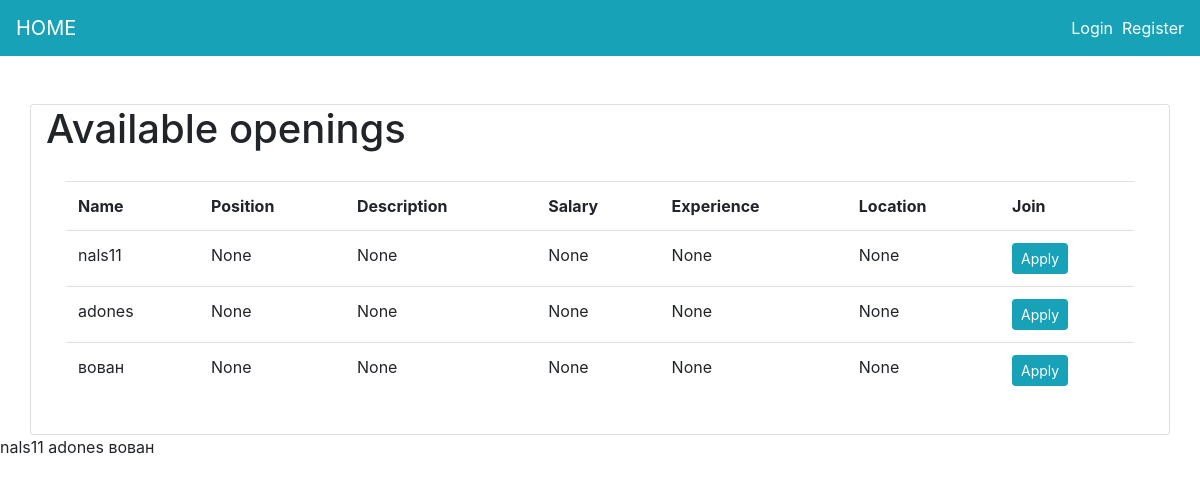
The page / on the database its author committed.
### OpportunityMan/models.py (models this page shows, shortened)
class Company(models.Model):
    user = models.OneToOneField(User, null=True, on_delete=models.CASCADE)
    name = models.CharField(max_length=200, null=True)
    position = models.CharField(max_length=200, null=True)
    description = models.CharField(max_length=2000, null=True)
    salary = models.IntegerField(null=True)
    experience = models.IntegerField(null=True)
    Location = models.CharField(max_length=2000, null=True)

### OpportunityMan/views.py (the view)
# urls.py: 2. Add a URL to urlpatterns:  path('', views.home, name='home')
def home(request):
    if request.user.is_authenticated:
        candidates = Candidates.objects.filter(company__name=request.user.username)
        context = {
            'candidates': candidates,
        }
        return render(request, 'bidder.html', context)
    else:
        companies = Company.objects.all()
        context = {
            'companies': companies,
        }
        return render(request, 'seeker.html', context)

### OpportunityMan/templates/seeker.html
{% extends 'main.html' %}
{% load static%}
{% block content %}
<div class="container card">
    <h1>Available openings</h1>
    <div class="card-body">
        <table class="table table-hover">
            <tr>
                <th>Name</th>
                <th>Position</th>
                <th>Description</th>
                <th>Salary</th>
                <th>Experience</th>
                <th>Location</th>
                <th>Join</th>
            </tr>
            {% for c in companies %}
                <tr>
                    <td>{{c.name}}</td>
                    <td>{{c.position}}</td>
                    <td>{{c.description}}</td>
                    <td>{{c.salary}}</td>
                    <td>{{c.experience}}</td>
                    <td>{{c.Location}}</td>
                    <td><a href="{% url 'apply' %}" class="btn btn-info btn-sm" type="submit">Apply</a></td>
                </tr>
            {% endfor %}
        </table>
    </div>
</div>
        {% for c in companies %}
            {{c.name}}
        {% endfor %}
{% endblock %}

### OpportunityMan/templates/main.html (shortened to what this page needs)
<!DOCTYPE html>
<html lang="en">
<head>
    <link rel="stylesheet" href="https://stackpath.bootstrapcdn.com/bootstrap/4.5.0/css/bootstrap.min.css" >
</head>
<body>
    {% include 'navbar.html' %}
    <br>
	<br>
    {%block content%}
    {% endblock %}
</body>
</html>

### OpportunityMan/templates/navbar.html (shortened to what this page needs)
<head>
  </head>
  <nav class="navbar navbar-expand-lg navbar-dark bg-info">
      <a class="navbar-brand" href="{% url 'home' %}">HOME</a>
      {% if request.user.is_authenticated %}
      <span class="user">Hello, {{request.user}}  &nbsp;</span>
      <span ><a  class="user btn btn-info" href ="{% url 'logout' %}"> Logout</a></span>
      {% else %}
          <span ><a class="user" href="{% url 'login' %}">Login</a></span>&nbsp;&nbsp;
          <span ><a class="user" href="{% url 'register' %}">Register</a></span>
      {% endif  %}
    </nav>

### OpportunityMan/templates/navbar.html (style rules this page uses)
.user { color:white; text-decoration: none; }

### rows shown on the page
Company: name "nals11", position "None", description "None", salary "None", experience "None", Location "None"
Company: name "adones", position "None", description "None", salary "None", experience "None", Location "None"
Company: name "вован", position "None", description "None", salary "None", experience "None", Location "None"
